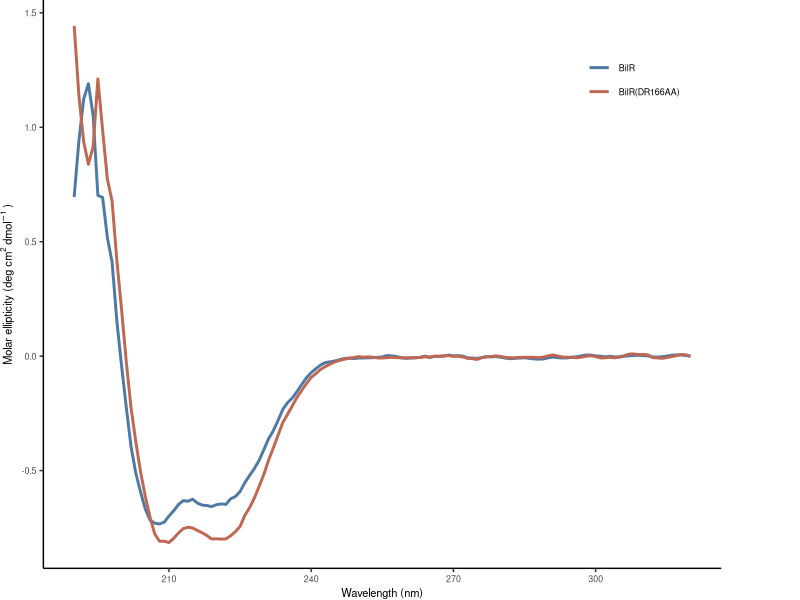
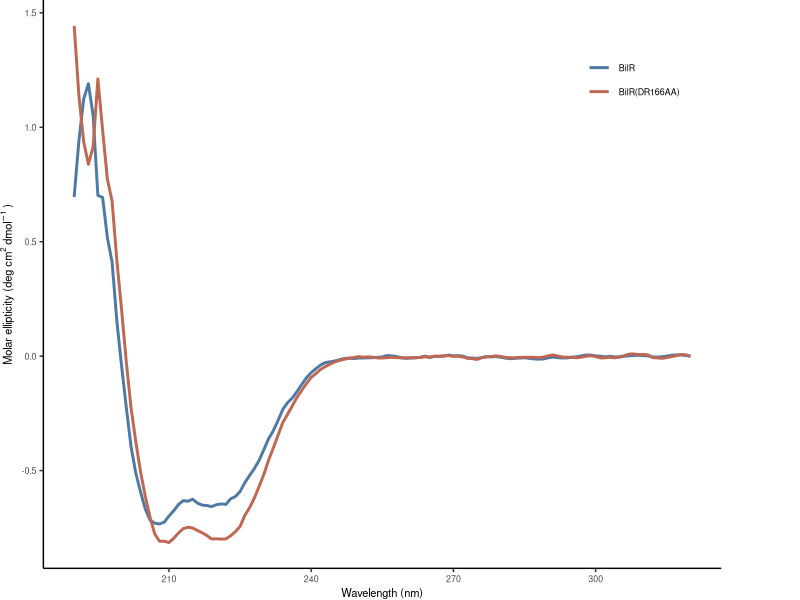

Here is the R script that generated these plots, in order:
library(ggplot2)
#70393.6250 molecular weight, / 640 = MRW of 109.99
mol_gr_bilR_conv <- 70393.6250 / 1000
mol_gr_bilRmut_conv <- 72428.04 / 1000
# Following conversion formulas here: https://www.chem.uci.edu/~dmitryf/manuals/Fundamentals/CD%20practical%20guide.pdf

pub_theme <- function() {
  theme_bw() + 
    theme(
      panel.grid.major = element_blank(),
      panel.grid.minor = element_blank(), 
      panel.border = element_blank(), 
      axis.line = element_line(colour = "black"), 
      text=element_text(family = 'sans', size=8),  
      plot.margin= margin(0,2,0,0,'cm'), 
      panel.background = element_blank(),
      plot.background = element_blank())
}
get_wraper <- function(width) {
  function(x) {
    lapply(strwrap(x, width = width, simplify = FALSE), paste, collapse="\n")
  }
}



aos_bilr_1mm <- read.csv('./dat-3/07202023 Aoshu WT BilR 2.009uM smoothed and baseline corrected .txt', header=F, sep='\t', skip=3)
colnames(aos_bilr_1mm) <- c('WAVELENGTH',	'CD',	'HT VOLTAGE',	'ABSORBANCE')
aos_bilr_1mm$samp <- 'aos_bilr_1mm'
aos_bilr_1mm$normalized_cd <- (aos_bilr_1mm$CD * 109.99 ) / (1 * 10 * 2.009 * mol_gr_bilR_conv)



aos_mut_1mm <- read.csv('./dat-3/07202023 Aoshu Mutant BilR 2.037uM smoothed and baseline corrected .txt', header=F, sep='\t', skip=3)
colnames(aos_mut_1mm) <- c('WAVELENGTH',	'CD',	'HT VOLTAGE',	'ABSORBANCE')
aos_mut_1mm$samp <- 'aos_mut_1mm'
aos_mut_1mm$normalized_cd <- (aos_mut_1mm$CD * 109.99 ) / (1 * 10 * 2.037 * mol_gr_bilRmut_conv)



dat <- rbind(aos_bilr_1mm, aos_mut_1mm)


ggplot(dat[dat$samp %in% c('aos_bilr_1mm', 'aos_mut_1mm'),], aes(x=WAVELENGTH, y=normalized_cd, col=samp)) + 
  pub_theme() + geom_line(linewidth=1) + ylab(bquote('Molar ellipticity (deg'~cm^2~dmol^-1~')')) + 
  theme(legend.key=element_blank(), legend.justification = c("right", "top"), legend.position=c(0.95, 0.95), legend.background=element_blank()) + 
  scale_color_manual('', values = c('#4E79A7', '#bf6750'), labels=c('BilR', 'BilR(DR166AA)')) + xlab('Wavelength (nm)')

ggsave('Extended_data_fig9.png', width=5, height=3)

